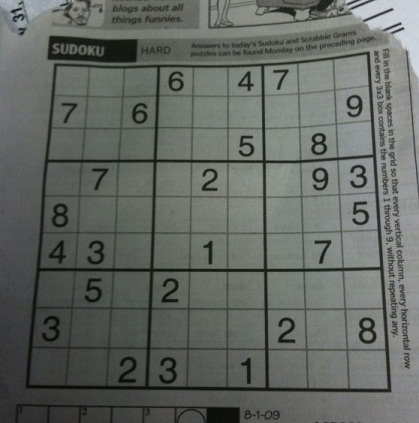
#> input picture image/sudoku-original.jpg, 419 x 423 px
$ python adaptiveThreshHolding.py
#> lines starting #> are read from the running program, lines starting #| are printed output that depends on the picture; after the words box and inside, x2 and y2 are one past the last pixel; in counts of white or black regions, pixels touching at a corner belong together
import numpy as np
import cv2
import matplotlib.pyplot as plt

img = cv2.imread("../image/sudoku-original.jpg", 0)
#> img: shape (423, 419); min 5, max 218, mean 101.9
ret,thr1 = cv2.threshold(img,127,255,cv2.THRESH_BINARY)
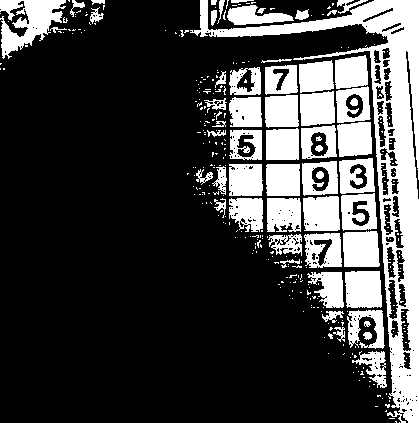
#> thr1: shape (423, 419); 25.6% white; 333 white regions (274 under 20 px), largest, box (x1, y1, x2, y2) and area: (190, 0, 419, 423) 14935, (0, 0, 66, 59) 2037, (345, 271, 382, 308) 1282
thr2 = cv2.adaptiveThreshold(img,255,cv2.ADAPTIVE_THRESH_MEAN_C,cv2.THRESH_BINARY,21,2)
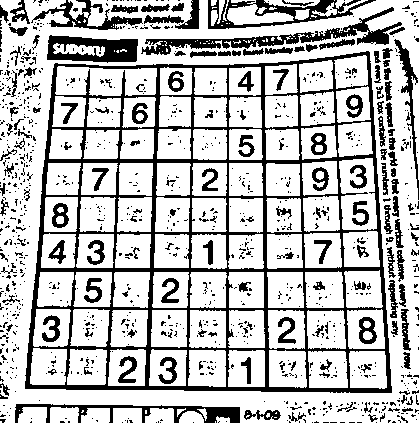
#> thr2: shape (423, 419); 74.6% white; 1045 black regions (881 under 20 px), largest, box (x1, y1, x2, y2) and area: (25, 51, 392, 393) 19958, (141, 7, 402, 55) 2355, (47, 35, 138, 63) 1631
thr3 = cv2.adaptiveThreshold(img,255,cv2.ADAPTIVE_THRESH_GAUSSIAN_C,cv2.THRESH_BINARY,21,2)
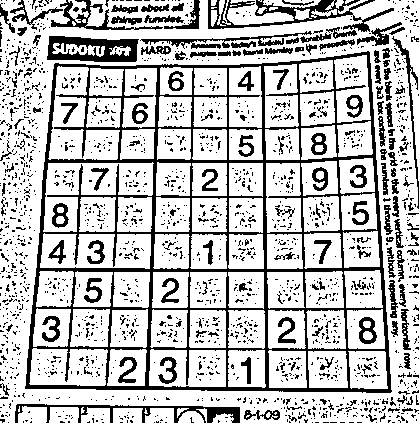
#> thr3: shape (423, 419); 75.1% white; 1880 black regions (1719 under 20 px), largest, box (x1, y1, x2, y2) and area: (25, 51, 392, 393) 17936, (208, 0, 394, 32) 1754, (47, 36, 139, 62) 1507

titles = [
    'Original Image',
    '1. Global Thresh Holding',
    '2. Adaptive  Thresh Holding MEAN_C',
    '3. Adaptive  Thresh Holding GAUSSIAN_C',

]
images = [img, thr1,thr2,thr3]

plt.figure(figsize=(12, 8))

for i in range(len(images)):
    plt.subplot(2, 2, i+1)
    plt.imshow(images[i], 'gray')
    plt.title(titles[i], fontsize=9)
    plt.axis('off')
#> this loop made 4 passes

plt.tight_layout()
plt.show()
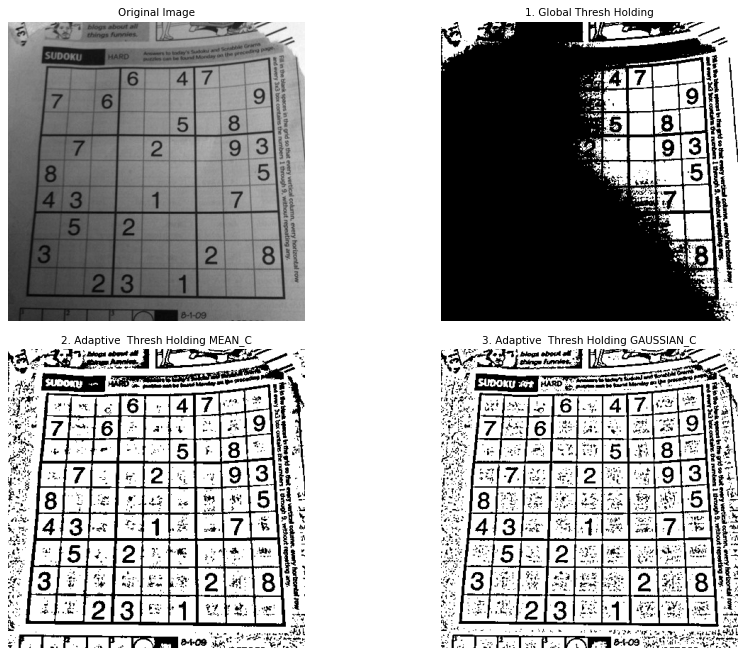
#> figure drawn by matplotlib, 4 panels

$ run again, with image/2.jpg copied over image/sudoku-original.jpg
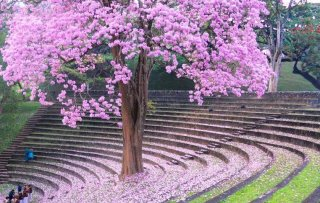
#> input picture image/2.jpg, 320 x 203 px
#> `ret,thr1 = cv2.threshold(img,127,255,cv2.THRESH_BINARY)`:
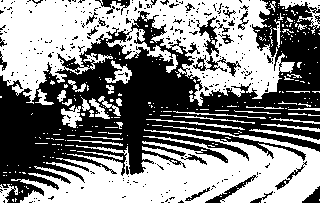
#> thr1: shape (203, 320); 52.5% white; 318 black regions (290 under 20 px), largest, box (x1, y1, x2, y2) and area: (0, 0, 320, 203) 27752, (196, 16, 219, 57) 310, (193, 55, 241, 77) 285
#> thr2: shape (203, 320); 50.7% white; 542 black regions (494 under 20 px), largest, box (x1, y1, x2, y2) and area: (0, 0, 320, 203) 18184, (0, 150, 157, 203) 1802, (179, 0, 256, 80) 1669
#> `thr3 = cv2.adaptiveThreshold(img,255,cv2.ADAPTIVE_THRESH_GAUSSIAN_C,cv..`:
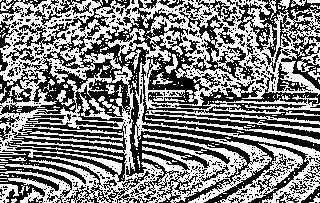
#> thr3: shape (203, 320); 50.7% white; 497 black regions (434 under 20 px), largest, box (x1, y1, x2, y2) and area: (0, 0, 320, 203) 15928, (5, 115, 127, 182) 2632, (235, 0, 320, 90) 2333
#> the loop `for i in range(len(images)):` made 4 passes

$ run again, with image/3.jpg copied over image/sudoku-original.jpg
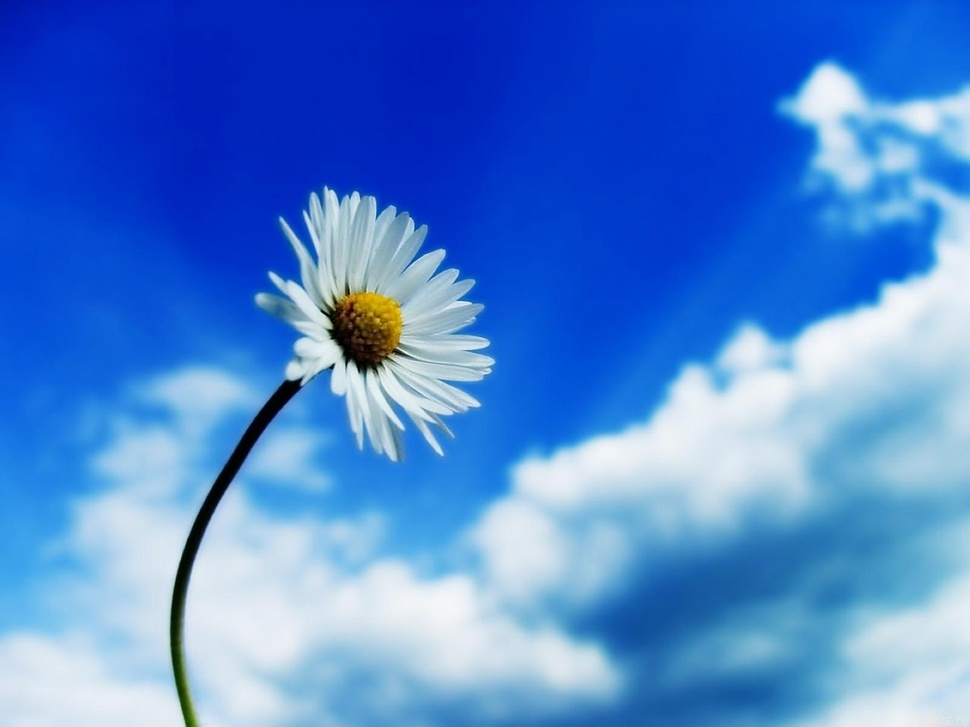
#> input picture image/3.jpg, 970 x 727 px, shrunk from 1600 x 1200 before the run
#> `ret,thr1 = cv2.threshold(img,127,255,cv2.THRESH_BINARY)`:
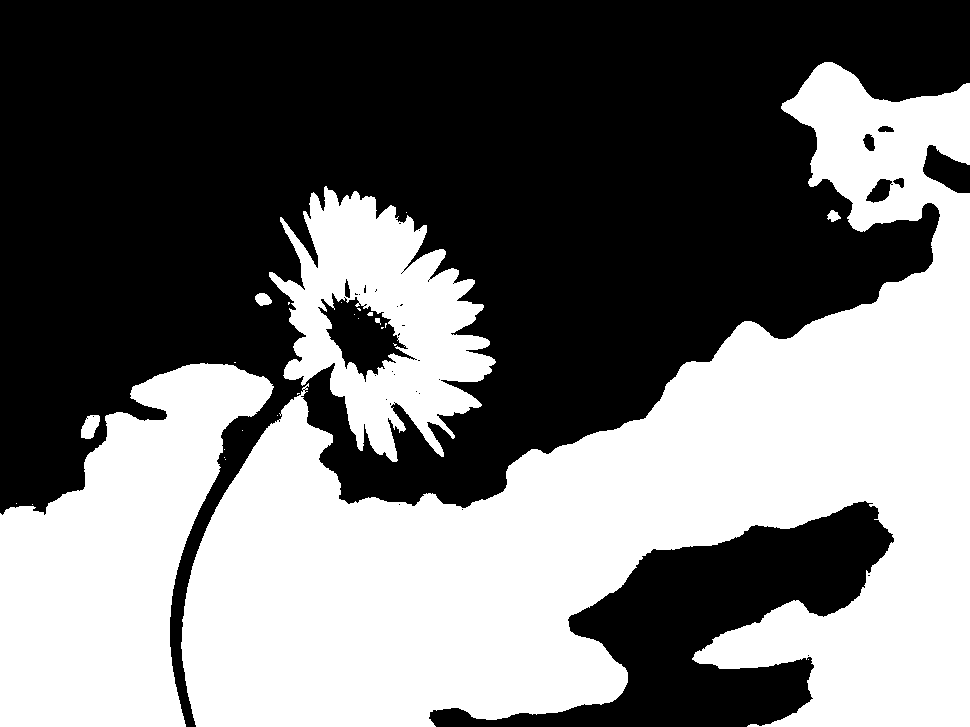
#> thr1: shape (727, 970); 45.1% white; 27 white regions (19 under 20 px), largest, box (x1, y1, x2, y2) and area: (181, 62, 970, 727) 229585, (0, 363, 274, 727) 56782, (269, 186, 496, 462) 30831
#> thr2: shape (727, 970); 81.3% white; 2479 black regions (2304 under 20 px), largest, box (x1, y1, x2, y2) and area: (241, 175, 505, 526) 31136, (424, 198, 944, 550) 14635, (396, 622, 909, 727) 9606
#> `thr3 = cv2.adaptiveThreshold(img,255,cv2.ADAPTIVE_THRESH_GAUSSIAN_C,cv..`:
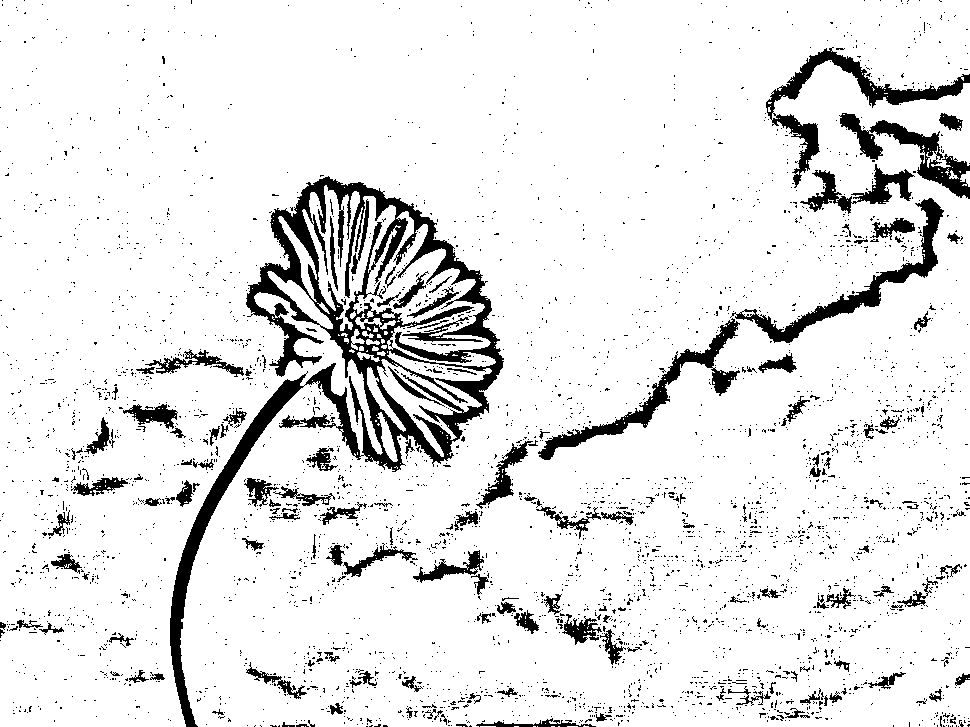
#> thr3: shape (727, 970); 90% white; 3762 black regions (3597 under 20 px), largest, box (x1, y1, x2, y2) and area: (170, 176, 504, 727) 26799, (766, 47, 970, 188) 3919, (730, 198, 944, 343) 3577
#> the loop `for i in range(len(images)):` made 4 passes
